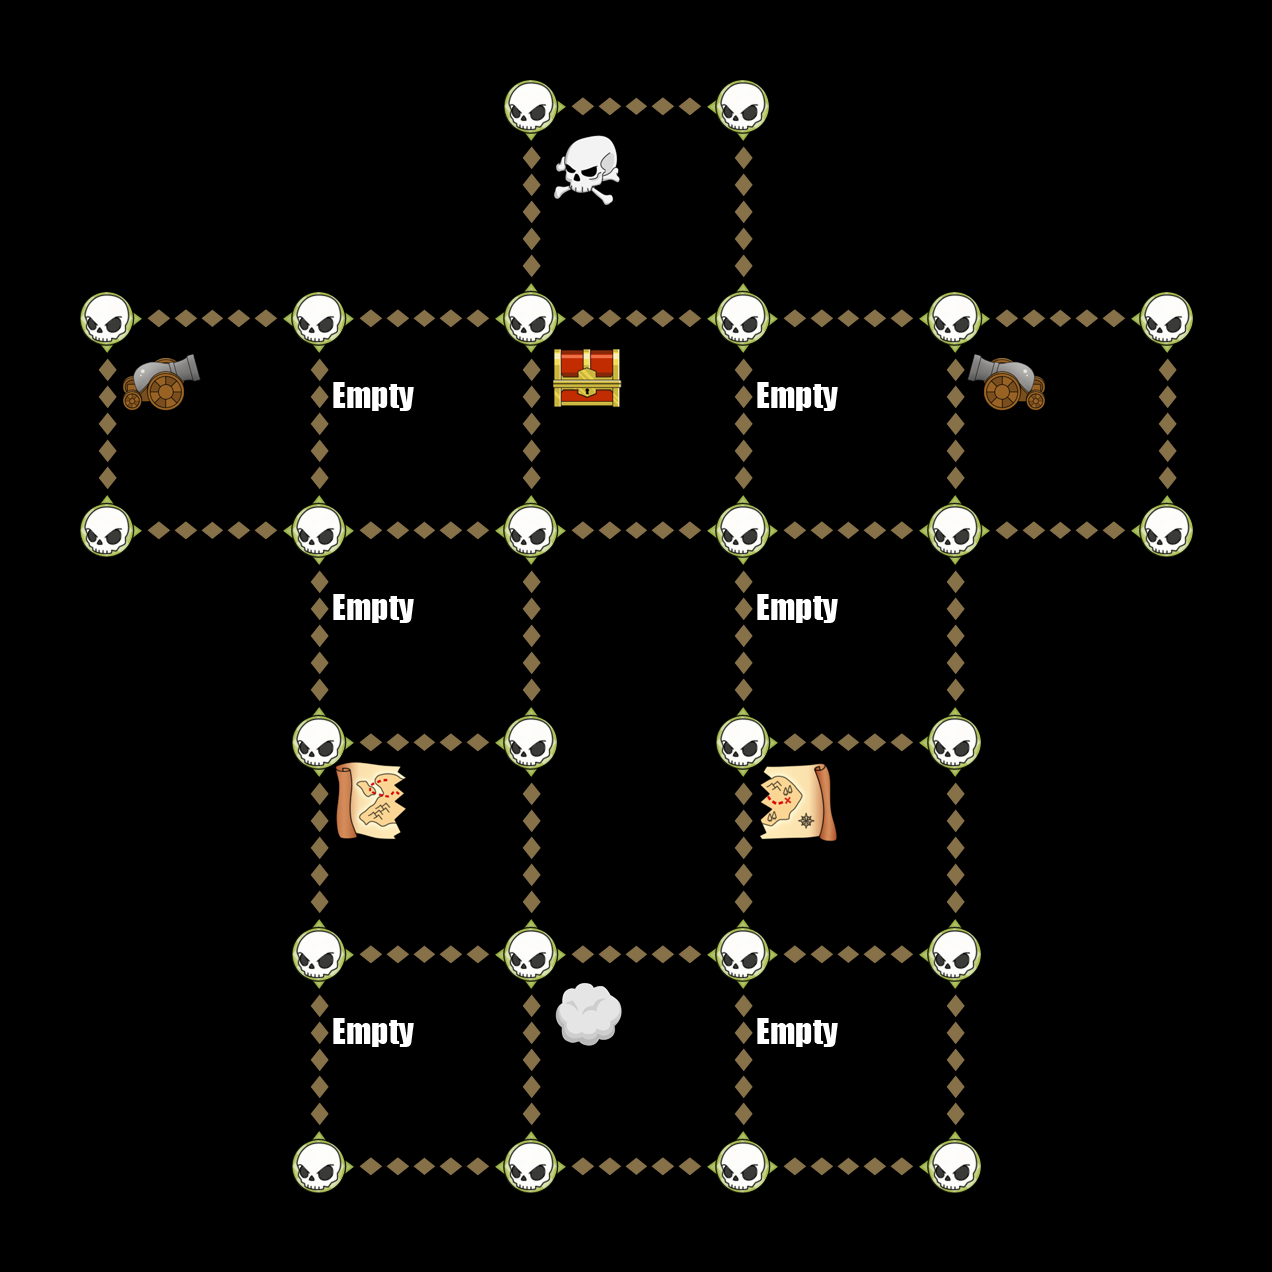

Rendered tile map (Tiled .tmx) drawn with the repository's tilesets; below, a short description and the map source with its tile grids summarised:
An orthogonal 6x6 tile map with 212x212 px tiles, 6 tile layers (Down, Up, Left, Right, ...).

<map version="1.0" orientation="orthogonal" width="6" height="6" tilewidth="212" tileheight="212">
 <tileset firstgid="1" name="TileGraphic_Final-ipadhd" tilewidth="212" tileheight="212">
  <image source="TileGraphic_Final-ipadhd.png" width="636" height="1060" />
  <tile id="0">
   <properties>
    <property name="LineFilled" value="True" />
   </properties>
  </tile>
  <tile id="2">
   <properties>
    <property name="Item" value="TreasureBox" />
   </properties>
  </tile>
  <tile id="4">
   <properties>
    <property name="RowFilled" value="True" />
   </properties>
  </tile>
  <tile id="6">
   <properties>
    <property name="Item" value="CannonLeft" />
   </properties>
  </tile>
  <tile id="7">
   <properties>
    <property name="Item" value="ShipRight" />
   </properties>
  </tile>
  <tile id="8">
   <properties>
    <property name="Item" value="MapOne" />
   </properties>
  </tile>
  <tile id="9">
   <properties>
    <property name="Item" value="CannonRight" />
   </properties>
  </tile>
  <tile id="10">
   <properties>
    <property name="Item" value="ShipLeft" />
   </properties>
  </tile>
  <tile id="11">
   <properties>
    <property name="Item" value="MapTwo" />
   </properties>
  </tile>
  <tile id="12">
   <properties>
    <property name="Item" value="Empty" />
   </properties>
  </tile>
  <tile id="13">
   <properties>
    <property name="Item" value="Skull" />
   </properties>
  </tile>
  <tile id="14">
   <properties>
    <property name="Item" value="Fog" />
   </properties>
  </tile>
 </tileset>
 <layer name="Down" width="6" height="6">
  <data>[36 cells, 20 non-empty, 1 distinct tile ids]</data>
 </layer>
 <layer name="Up" width="6" height="6">
  <data>[36 cells, 20 non-empty, 1 distinct tile ids]</data>
 </layer>
 <layer name="Left" width="6" height="6">
  <data>[36 cells, 19 non-empty, 1 distinct tile ids]</data>
 </layer>
 <layer name="Right" width="6" height="6">
  <data>[36 cells, 19 non-empty, 1 distinct tile ids]</data>
 </layer>
 <layer name="Dots" width="6" height="6">
  <data>[36 cells, 26 non-empty, 1 distinct tile ids]</data>
 </layer>
 <layer name="Items" width="6" height="6">
  <data>[36 cells, 13 non-empty, 8 distinct tile ids]</data>
 </layer>
</map>
